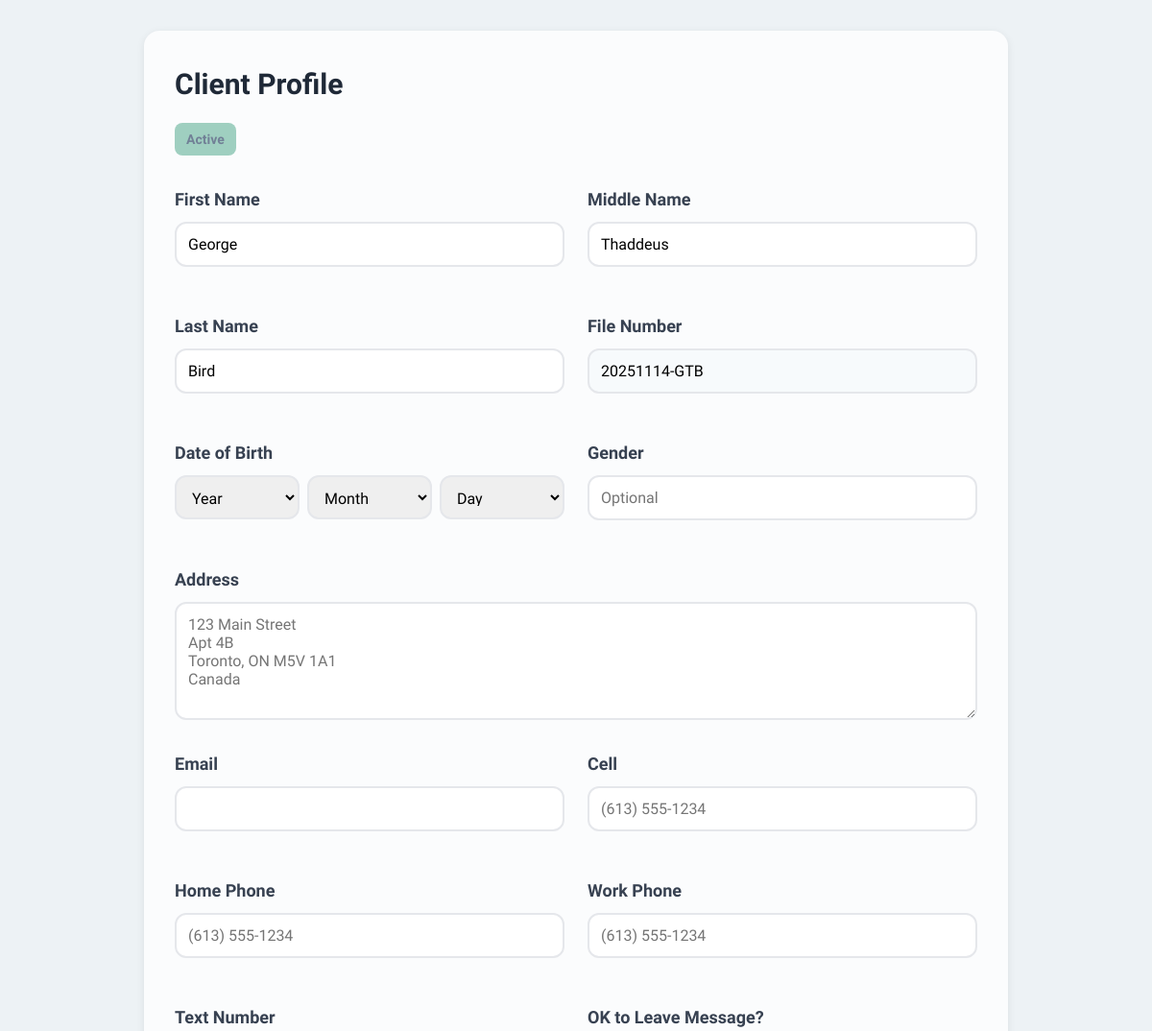
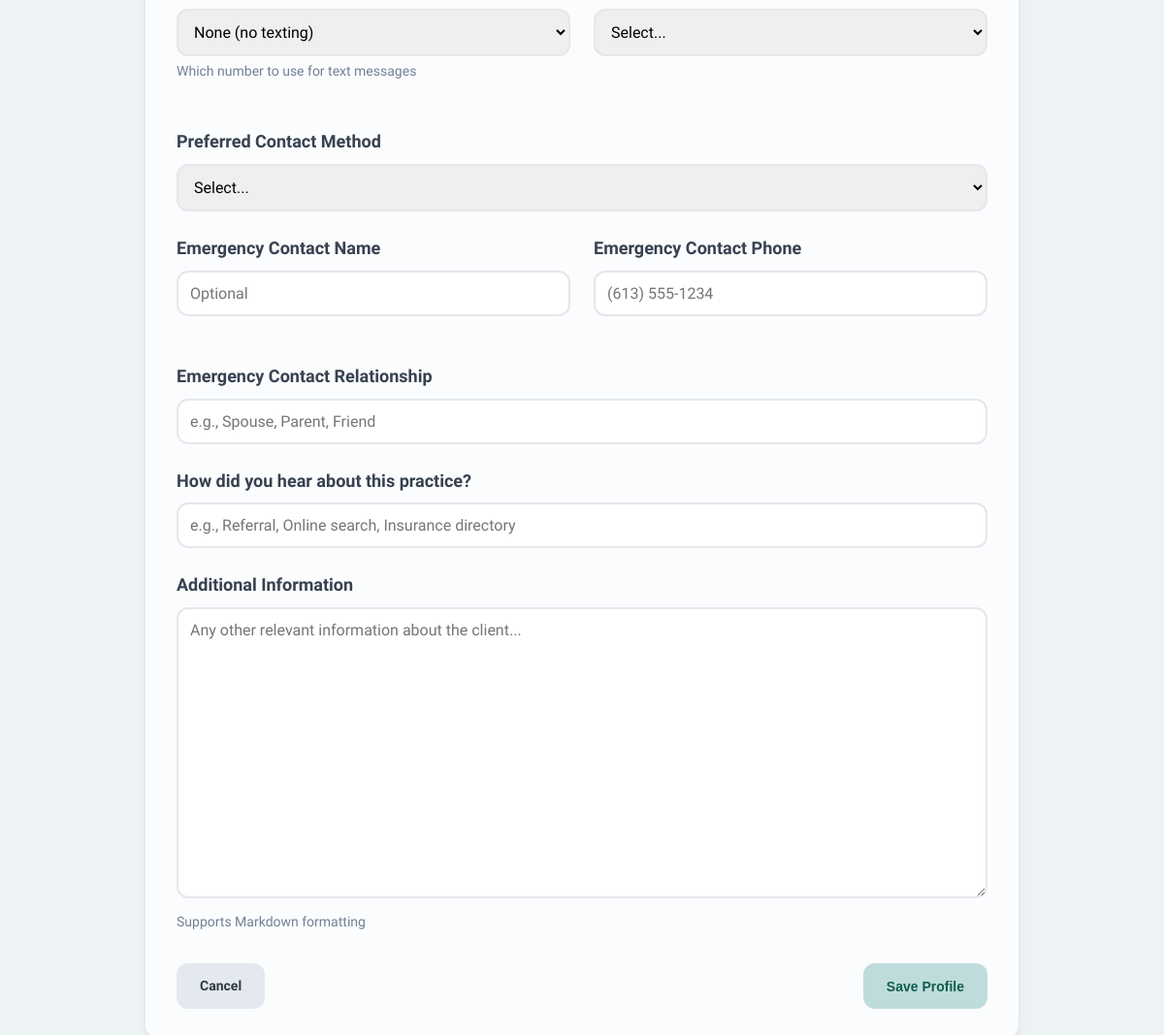
Page /client/2/profile on the committed database (2 pictures, top to bottom).
### tables this page shows
CREATE TABLE client_types (
                id INTEGER PRIMARY KEY AUTOINCREMENT,
                name TEXT UNIQUE NOT NULL,
                color TEXT NOT NULL,
                file_number_style TEXT NOT NULL,
                file_number_prefix TEXT,
                file_number_suffix TEXT,
                file_number_counter INTEGER DEFAULT 0,
                session_fee REAL,
                session_duration INTEGER,
                retention_period INTEGER,
                is_system INTEGER DEFAULT 0,
                service_description TEXT,
                is_system_locked INTEGER DEFAULT 0,
                base_price REAL,
                tax_rate REAL,
                created_at INTEGER NOT NULL,
                modified_at INTEGER NOT NULL
            );

CREATE TABLE clients (
                id INTEGER PRIMARY KEY AUTOINCREMENT,
                file_number TEXT UNIQUE NOT NULL,
                first_name TEXT NOT NULL,
                middle_name TEXT,
                last_name TEXT NOT NULL,
                type_id INTEGER NOT NULL,
                session_offset INTEGER DEFAULT 0,
                created_at INTEGER NOT NULL,
                modified_at INTEGER NOT NULL,
                is_deleted INTEGER DEFAULT 0,
                FOREIGN KEY (type_id) REFERENCES client_types(id)
            );

### web/app.py (the view, shortened to what this page needs)
@app.route('/client/<int:client_id>/profile', methods=['GET', 'POST'])
def edit_profile(client_id):
    client = db.get_client(client_id)
    if not client:
        return "Client not found", 404
    client['type'] = db.get_client_type(client['type_id'])
    profile = db.get_profile_entry(client_id)
    all_types = db.get_all_client_types()
    return render_template('entry_forms/profile.html',
                         client=client,
                         profile=profile,
                         all_types=all_types)

### core/database.py (called while the page is built)
    def connect(self):
        return sqlite3.connect(str(self.db_path))

    def get_profile_entry(self, client_id: int) -> Optional[Dict[str, Any]]:
        conn = self.connect()
        conn.row_factory = sqlite3.Row
        cursor = conn.cursor()
        cursor.execute("""
            SELECT * FROM entries
            WHERE client_id = ? AND class = 'profile'
            LIMIT 1
        """, (client_id,))
        row = cursor.fetchone()
        conn.close()
        return dict(row) if row else None

    def get_client_type(self, type_id: int) -> Optional[Dict[str, Any]]:
        conn = self.connect()
        conn.row_factory = sqlite3.Row
        cursor = conn.cursor()
        cursor.execute("SELECT * FROM client_types WHERE id = ?", (type_id,))
        row = cursor.fetchone()
        conn.close()
        return dict(row) if row else None

    def get_all_client_types(self) -> List[Dict[str, Any]]:
        conn = self.connect()
        conn.row_factory = sqlite3.Row
        cursor = conn.cursor()
        cursor.execute("SELECT * FROM client_types ORDER BY name")
        rows = cursor.fetchall()
        conn.close()
        return [dict(row) for row in rows]

    def get_client(self, client_id: int) -> Optional[Dict[str, Any]]:
        conn = self.connect()
        conn.row_factory = sqlite3.Row
        cursor = conn.cursor()
        cursor.execute("SELECT * FROM clients WHERE id = ?", (client_id,))
        row = cursor.fetchone()
        conn.close()
        return dict(row) if row else None

### web/templates/entry_forms/profile.html (shortened to what this page needs)
{% extends "base.html" %}
{% block content %}
<div class="card" style="max-width: 900px; margin: 0 auto;">
    <div style="display: flex; justify-content: space-between; align-items: start; margin-bottom: 2rem;">
        <div>
            <h2>Client Profile</h2>
            <div style="color: #718096; position: relative; display: inline-block;">
                <span class="type-badge"
                      id="profile-type-badge"
                      style="background-color: {{ client.type.color }}; cursor: pointer;">
                    {{ client.type.name }}
                </span>
            </div>
        </div>
    </div>
    <form method="post" id="profile-form">
    <div class="form-row">
            <div class="form-group">
                <label for="first_name">First Name</label>
                <input type="text" id="first_name" name="first_name"
                       value="{{ client.first_name }}">
            </div>
            <div class="form-group">
                <label for="middle_name">Middle Name</label>
                <input type="text" id="middle_name" name="middle_name"
                       value="{{ client.middle_name or '' }}">
            </div>
        </div>
        <div class="form-row">
            <div class="form-group">
                <label for="last_name">Last Name</label>
                <input type="text" id="last_name" name="last_name"
                       value="{{ client.last_name }}">
            </div>
            <div class="form-group">
                <label for="file_number">File Number</label>
                <input type="text" id="file_number" name="file_number"
                       value="{{ client.file_number }}" readonly
                       style="background: #f7fafc; cursor: not-allowed;">
            </div>
        </div>
        <div class="form-row">
            <div class="form-group">
                <label for="date_of_birth">Date of Birth</label>
                <div class="date-input-group">
                    <select id="dob_year" name="dob_year">
                        <option value="">Year</option>
                    </select>
                    <select id="dob_month" name="dob_month">
                        <option value="">Month</option>
                    </select>
                    <select id="dob_day" name="dob_day">
                        <option value="">Day</option>
                    </select>
                </div>
            </div>
            <div class="form-group">
                <label for="gender">Gender</label>
                <input type="text" id="gender" name="gender"
                       value="{{ profile.content if profile and profile.content else '' }}"
                       placeholder="Optional">
            </div>
        </div>
        <div class="form-row-full">
            <div class="form-group">
                <label for="address">Address</label>
                <textarea id="address" name="address" rows="5"
                          placeholder="123 Main Street&#10;Apt 4B&#10;Toronto, ON M5V 1A1&#10;Canada">{{ profile.address if profile else '' }}</textarea>
            </div>
        </div>
        <div class="form-row">
            <div class="form-group">
                <label for="email">Email</label>
                <input type="email" id="email" name="email"
                       value="{{ profile.email if profile else '' }}">
            </div>
            <div class="form-group">
                <label for="phone">Cell</label>
                <input type="tel" id="phone" name="phone"
                       value="{{ profile.phone if profile else '' }}"
                       placeholder="(613) 555-1234"
                       class="phone-input">
            </div>
        </div>
        <div class="form-row">
            <div class="form-group">
                <label for="home_phone">Home Phone</label>
                <input type="tel" id="home_phone" name="home_phone"
                       value="{{ profile.home_phone if profile else '' }}"
                       placeholder="(613) 555-1234"
                       class="phone-input">
            </div>
            <div class="form-group">
                <label for="work_phone">Work Phone</label>
                <input type="tel" id="work_phone" name="work_phone"
                       value="{{ profile.work_phone if profile else '' }}"
                       placeholder="(613) 555-1234"
                       class="phone-input">
            </div>
        </div>
        <div class="form-row">
            <div class="form-group">
                <label for="text_number">Text Number</label>
                <select id="text_number" name="text_number">
                    <option value="none" {% if not profile or not profile.text_number or profile.text_number == 'none' %}selected{% endif %}>None (no texting)</option>
                </select>
                <p class="help-text">Which number to use for text messages</p>
            </div>
            <div class="form-group">
                <label for="ok_to_leave_message">OK to Leave Message?</label>
                <select id="ok_to_leave_message" name="ok_to_leave_message">
                    <option value="">Select...</option>
                </select>
            </div>
        </div>
        <div class="form-row-full">
            <div class="form-group">
                <label for="preferred_contact">Preferred Contact Method</label>
                <select id="preferred_contact" name="preferred_contact">
                    <option value="">Select...</option>
                </select>
            </div>
        </div>
        <div class="form-row">
            <div class="form-group">
                <label for="emergency_contact_name">Emergency Contact Name</label>
                <input type="text" id="emergency_contact_name" name="emergency_contact_name"
                       value="{{ profile.emergency_contact_name if profile else '' }}"
                       placeholder="Optional">
            </div>
            <div class="form-group">
                <label for="emergency_contact_phone">Emergency Contact Phone</label>
                <input type="tel" id="emergency_contact_phone" name="emergency_contact_phone"
                       value="{{ profile.emergency_contact_phone if profile else '' }}"
                       placeholder="(613) 555-1234"
                       class="phone-input">
            </div>
        </div>
        <div class="form-row-full">
            <div class="form-group">
                <label for="emergency_contact_relationship">Emergency Contact Relationship</label>
                <input type="text" id="emergency_contact_relationship" name="emergency_contact_relationship"
                       value="{{ profile.emergency_contact_relationship if profile else '' }}"
                       placeholder="e.g., Spouse, Parent, Friend">
            </div>
        </div>
        <div class="form-row-full">
            <div class="form-group">
                <label for="referral_source">How did you hear about this practice?</label>
                <input type="text" id="referral_source" name="referral_source"
                       value="{{ profile.referral_source if profile else '' }}"
                       placeholder="e.g., Referral, Online search, Insurance directory">
            </div>
        </div>
        <div class="form-row-full">
            <div class="form-group">
                <label for="additional_info">Additional Information</label>
                <textarea id="additional_info" name="additional_info"
                          placeholder="Any other relevant information about the client...">{{ profile.additional_info if profile else '' }}</textarea>
                <p class="help-text">Supports Markdown formatting</p>
            </div>
        </div>
        <div style="display: flex; justify-content: space-between; margin-top: 2rem;">
            <a href="{{ url_for('client_file', client_id=client.id) }}" class="btn btn-secondary">Cancel</a>
            <button type="submit" class="btn">Save Profile</button>
        </div>
    </form>
</div>
{% endblock %}

### web/templates/base.html (style rules this page uses)
* { margin: 0; padding: 0; box-sizing: border-box; }
body { font-family: 'Lexend', -apple-system, BlinkMacSystemFont, "Segoe UI", Roboto, sans-serif; line-height: 1.6; color: #111827; background: #EDF2F5; font-size: 1.125rem; }
.btn { display: inline-block; padding: 0.75rem 1.5rem; background: #BFDCDC; color: #115D4F; text-decoration: none; border-radius: 0.75rem; border: none; font-size: 0.875rem; font-weight: 600; cursor: pointer; transition: all 0.2s; }
.btn-secondary { background: #E3E9EE; color: #323B45; }
.card { background: #FBFCFD; border-radius: 1rem; padding: 2rem; box-shadow: 0 2px 8px rgba(0,0,0,0.08); margin-bottom: 2rem; }
.card h2 { font-size: 1.875rem; margin-bottom: 1rem; color: #1F2937; font-weight: 700; }
.form-group { margin-bottom: 1.5rem; }
.form-group label { display: block; font-weight: 600; margin-bottom: 0.5rem; color: #374151; }
.form-group input, .form-group select, .form-group textarea { width: 100%; padding: 0.75rem; border: 2px solid #E5E7EB; border-radius: 0.75rem; font-size: 1rem; font-family: 'Lexend', sans-serif; transition: border-color 0.2s; }
.type-badge { display: inline-block; padding: 0.375rem 0.75rem; border-radius: 0.5rem; font-size: 0.875rem; font-weight: 600; }

### web/templates/entry_forms/profile.html (style rules this page uses)
.form-row { display: grid; grid-template-columns: 1fr 1fr; gap: 1.5rem; margin-bottom: 1.5rem; }
.form-row-full { margin-bottom: 1.5rem; }
textarea { width: 100%; padding: 0.75rem; border: 2px solid #e2e8f0; border-radius: 0.5rem; font-size: 1rem; font-family: inherit; resize: vertical; transition: border-color 0.2s; }
textarea[name="address"] { min-height: 120px; }
textarea[name="content"], textarea[name="additional_info"] { min-height: 300px; }
.help-text { font-size: 0.875rem; color: #718096; margin-top: 0.25rem; }
.date-input-group { display: flex; gap: 0.5rem; }
.date-input-group select { flex: 1; height: 46px; }

### rows in the picture
client_types: type.name "Active"
clients: first_name "George", middle_name "Thaddeus", last_name "Bird", file_number "20251114-GTB"
